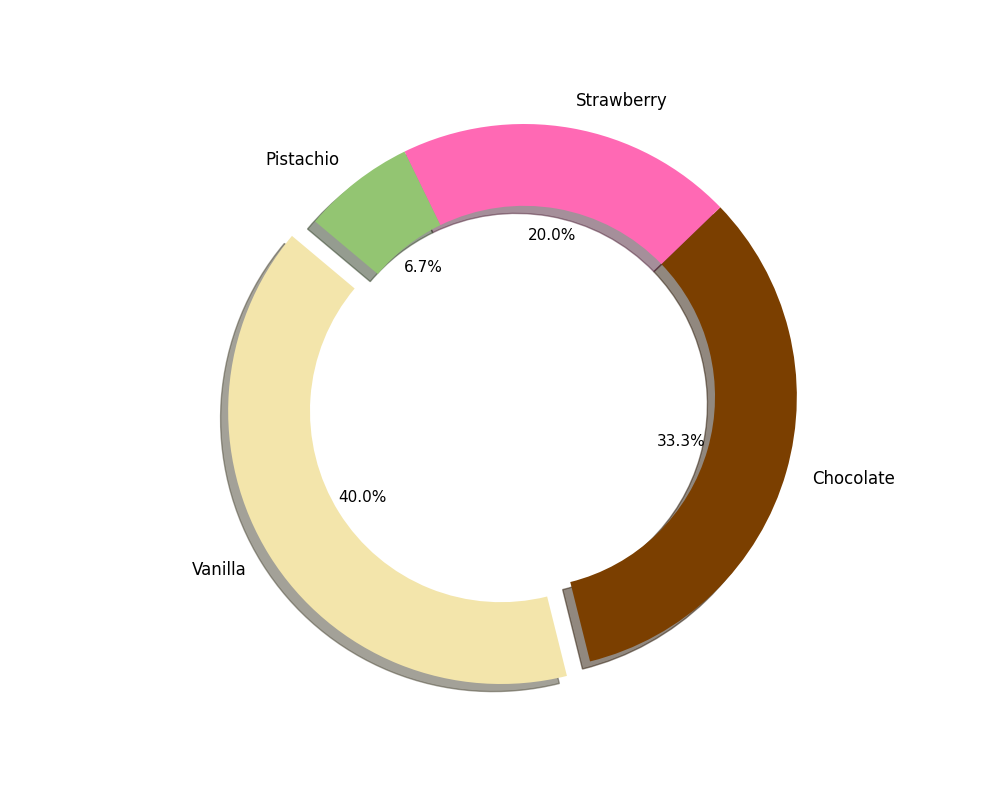

Generate this figure with Python:
import matplotlib.pyplot as plt

flavors = ['Vanilla', 'Chocolate', 'Strawberry', 'Pistachio']
percentages = [30, 25, 15, 5]
colors = ['#f3e5ab', '#7b3f00', '#ff69b4', '#93c572']
explode = (0.1, 0, 0, 0)

fig, ax = plt.subplots(figsize=(10, 8))
wedges, texts, autotexts = ax.pie(
    percentages,
    labels=flavors,
    autopct='%1.1f%%',
    startangle=140,
    colors=colors,
    explode=explode,
    shadow=True,
    wedgeprops=dict(width=0.3)
)

for text in texts:
    text.set_fontsize(12)
for autotext in autotexts:
    autotext.set_fontsize(11)
    autotext.set_color('black')

ax.axis('equal')
plt.show()
